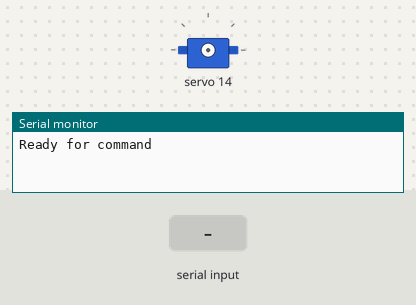
Bench run of a sketch on a simulated Arduino Uno, built with avr-gcc and run on an emulated ATmega328P. Parts: servo, the last lines printed to the serial monitor. The test bench sets the inputs (shaded band).

Above: at 1.2 s.
1.3 s: "90,45\n" received over Serial
At 2.1 s:
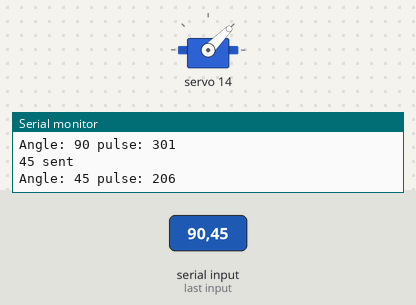
3.0 s: "30,150\n" received over Serial
At 3.5 s:
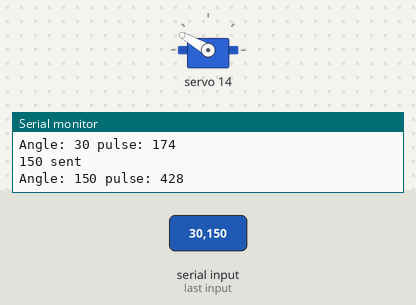
4.6 s: "5\n" received over Serial
At 5.8 s:
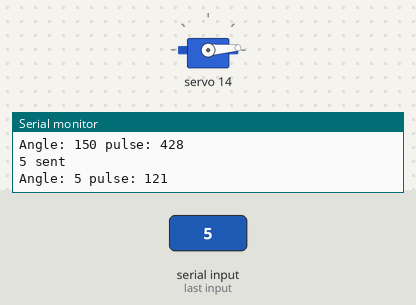
6.1 s: "200\n" received over Serial
At 7.1 s:
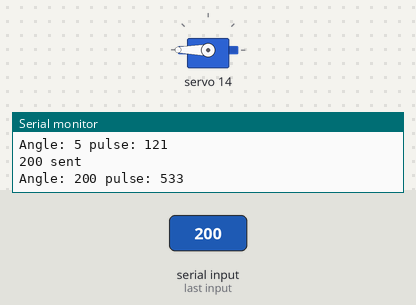
7.6 s: "90\n" received over Serial
At 8.3 s:
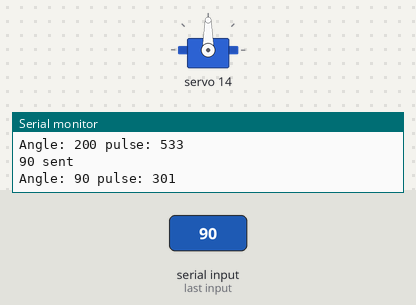
Timing chart, 0 to 10.1 s (numbered marks = the images above; inputs shaded):
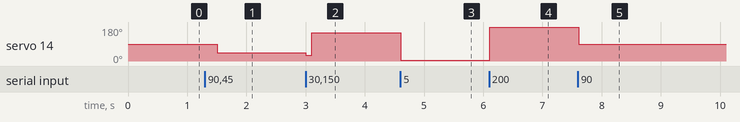

Measured:
- after the input at 1.3 s, servo 14: 90° → 45° after 0.20 s
- after the input at 3.0 s, servo 14: 45° → 30° at once, → 150° 0.10 s later
- after the input at 4.6 s, servo 14: 150° → 4° at once
- after the input at 6.1 s, servo 14: 4° → 180° at once
- after the input at 7.6 s, servo 14: 180° → 90° at once

The sketch:

Kinematic_clock_calibrate_positions.ino
```cpp
#include <Wire.h>
#include <Adafruit_PWMServoDriver.h>

Adafruit_PWMServoDriver board1 = Adafruit_PWMServoDriver(0x40);
Adafruit_PWMServoDriver board2 = Adafruit_PWMServoDriver(0x41);
Adafruit_PWMServoDriver board3 = Adafruit_PWMServoDriver(0x42);

#define SERVOMIN  544 // This is the 'minimum' pulse length count (out of 4096)
#define SERVOMAX  2400// This is the 'maximum' pulse length count (out of 4096)
//#define USMIN  600 // This is the rounded 'minimum' microsecond length based on the minimum pulse of 150
//#define USMAX  2400 // This is the rounded 'maximum' microsecond length based on the maximum pulse of 600
#define SERVO_FREQ 50 // Analog servos run at ~50 Hz updates

int number; // number command

void setup() {

Serial.begin(9600); // initialize Serial connection

board1.begin();  // Initialize servo ccontrol boards
board2.begin();
board3.begin();
board1.setOscillatorFrequency(27000000);
board2.setOscillatorFrequency(27000000);
board3.setOscillatorFrequency(27000000);
board1.setPWMFreq(SERVO_FREQ);  // Analog servos run at ~50 Hz updates
board2.setPWMFreq(SERVO_FREQ);
board3.setPWMFreq(SERVO_FREQ);

Serial.println("Ready for command");

yield();
}

void loop() {

while(Serial.available()>1){ // See if a command has been sent
  number = Serial.parseInt(); // Turn command into integer
  Serial.print(number);
  Serial.println(" sent");
  angleToPulse(number);
}
delay(100);
}

void angleToPulse(int ang){
   int pulse1 = map(ang,0, 180, SERVOMIN,SERVOMAX); // Map angle of 0 to 180 to Servo min and Servo max
   int pulse2 = int(float(pulse1) / 1000000 * SERVO_FREQ * 4096);
   Serial.print("Angle: ");Serial.print(ang);
   Serial.print(" pulse: ");Serial.println(pulse2);
   board1.setPWM(14 , 0, pulse2); // Change board number and servo number based on which servo number and its corresponding board is being used.
   delay(100);
}
```
